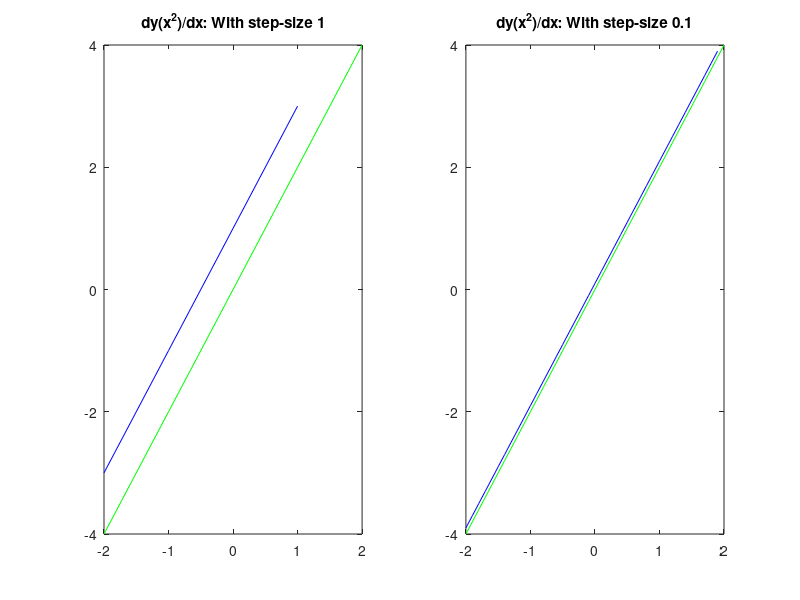
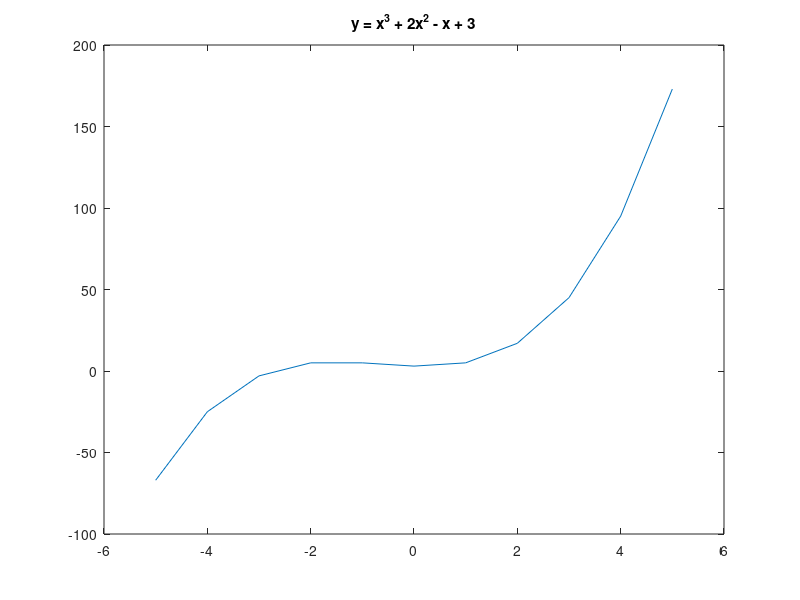
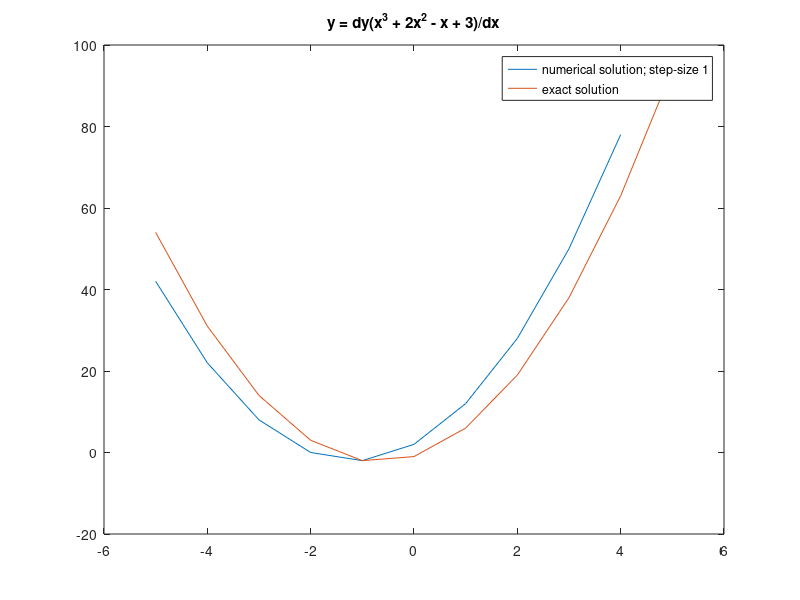

MATLAB code for these plots, in order:
% On these data points (y = x^2), ...
x = -2:2;          % step-size 1
x_more = -2:0.1:2; % step-size 0.1, for better approximation

y = x.^2;
y_more = x_more.^2;

% ... use numerical differentiation, and compare its results with the exact solution
num_diff_on_quadratic = figure();

dydx_num = diff(y)./diff(x);
dydx_num_more = diff(y_more)./diff(x_more);

dydx_exact = 2*x;
dydx_exact_more = 2*x_more;

% NaN added to the vector to get same length of vectors
dydx = [[dydx_num, NaN]', dydx_exact']
dydx_more = [[dydx_num_more, NaN]', dydx_exact_more']

subplot(1,2,1);
plot(x, [dydx_num, NaN], 'b', x, dydx_exact, 'g');
title('dy(x^2)/dx: With step-size 1');

subplot(1,2,2);
plot(x_more, [dydx_num_more, NaN], 'b', x_more, dydx_exact_more, 'g');
title('dy(x^2)/dx: With step-size 0.1');

% Now, the equation y = x^3 + 2x^2 - x + 3
% Compare the exact values of dy/dx and its numerical approximation
x = -5:5; % step-size 1
y = x.^3 + 2*x.^2 - x + 3;

before_num_diff_on_polynomial = figure();
plot(x, y);
title('y = x^3 + 2x^2 - x + 3');

dydx_approx = diff(y)./(diff(x));
dydx_exact = 3*x.^2 + 4*x -1;
dydx_compare_in_array = [[dydx_approx,NaN]',[dydx_exact]']

after_num_diff_on_polynomial = figure();
plot(x, [dydx_approx,NaN], x, dydx_exact);
title('y = dy(x^3 + 2x^2 - x + 3)/dx');
legend('numerical solution; step-size 1', 'exact solution');
